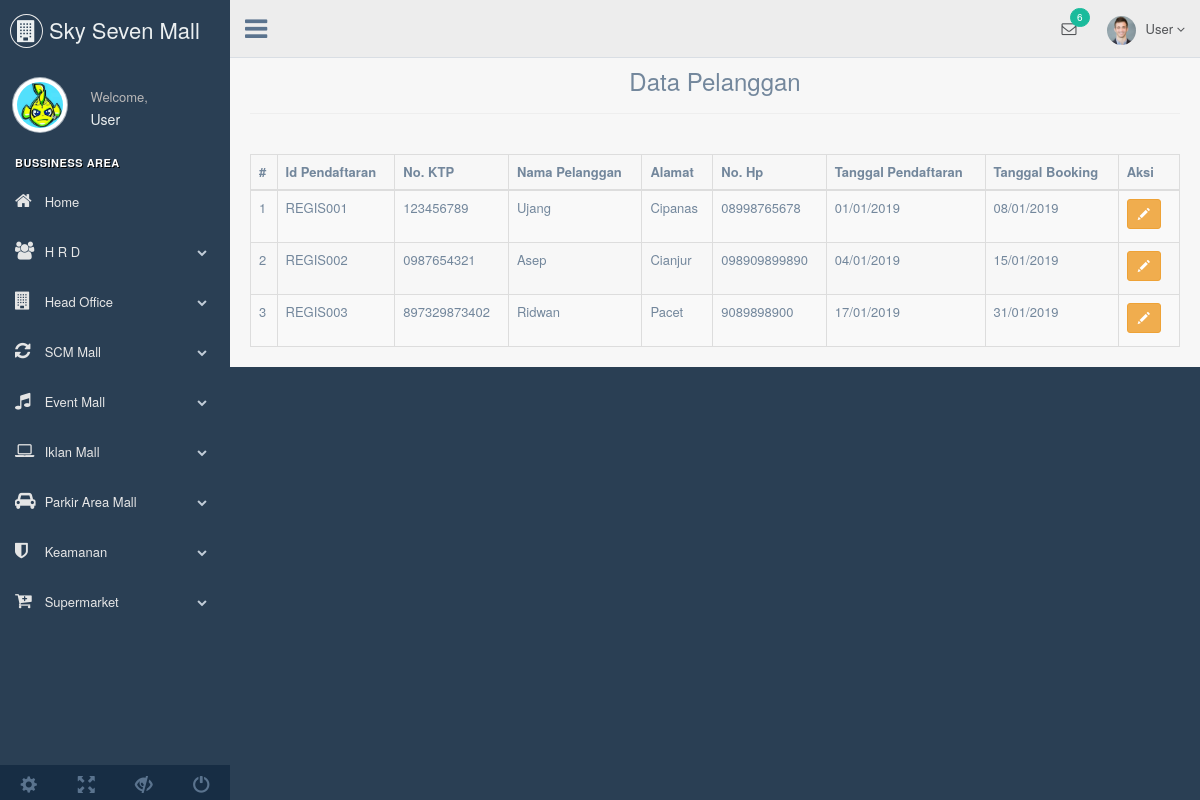
/index.php/pelanggan/lihat_pelanggan, run on the app's committed database.
### tables this page shows
CREATE TABLE `pendaftaran` (
  `Id_Pendaftaran` varchar(10) NOT NULL,
  `No_KTP` varchar(20) NOT NULL,
  `Nama_Pelanggan` varchar(50) NOT NULL,
  `Alamat` varchar(30) NOT NULL,
  `No_HP` varchar(13) NOT NULL,
  `Tgl_Pendaftaran` date NOT NULL,
  `Tgl_Booking` date NOT NULL,
  `Status` varchar(25) NOT NULL,
  `Paket` varchar(10) NOT NULL,
  `Tempat` varchar(10) NOT NULL,
  `Pegawai` varchar(10) NOT NULL
);

### application/controllers/Pelanggan.php (called while the page is built, shortened)
<?php
class Pelanggan extends CI_Controller
{
	function lihat_pelanggan(){
		$data['pelanggan'] = $this->M_give->lihat_data('pendaftaran')->result();
		$this->load->view('header');
		$this->load->view('navbar');
		$this->load->view('Pelanggan/lihat_pelanggan', $data);
		$this->load->view('footer');
	}
}
?>

### index.php (called while the page is built, shortened)
<?php
require_once BASEPATH.'core/CodeIgniter.php';

### application/models/M_give.php (called while the page is built, shortened)
<?php
class M_give extends CI_Model
{
	function lihat_data($table){
		return $this->db->get($table);
	}
}
?>

### application/views/Pelanggan/lihat_pelanggan.php (the view, shortened to what this page needs)
<div class="right_col" role="main">
<div class="page-header">
	<h3 class="text-center">Data Pelanggan</h3>
</div>
<br/>
<div class="table-responsive">
	<table class="table table-bordered table-hover table-striped" id="table-datatable">
		<thead>
			<tr>
				<th>#</th>
				<th>Id Pendaftaran</th>
				<th>No. KTP</th>
				<th>Nama Pelanggan</th>
				<th>Alamat</th>
				<th>No. Hp</th>
				<th>Tanggal Pendaftaran</th>
				<th>Tanggal Booking</th>
				<th>Aksi</th>
			</tr>
		</thead>
		<tbody>
			<?php
			$no = 1;
			foreach($pelanggan as $p){
				?>
				<tr>
					<td><?php echo $no++; ?></td>
					<td><?php echo $p->Id_Pendaftaran ?></td>
					<td><?php echo $p->No_KTP ?></td>
					<td><?php echo $p->Nama_Pelanggan ?></td>
					<td><?php echo $p->Alamat ?></td>
					<td><?php echo $p->No_HP ?></td>
					<td><?php echo date('d/m/Y',strtotime($p->Tgl_Pendaftaran)) ?></td>
					<td><?php echo date('d/m/Y',strtotime($p->Tgl_Booking)) ?></td>
					<td>
						<a class="btn btn-sm btn-warning" href="<?php echo base_url().'Pelanggan/tampil_ubah/'.$p->Id_Pendaftaran; ?>"><span class="glyphicon glyphicon-pencil"></span> </a>
					</td>
				</tr>
				<?php
			}
			?>
		</tbody>
	</table>
</div>

### data on the page
pendaftaran: Id_Pendaftaran "REGIS001", No_KTP "123456789", Nama_Pelanggan "Ujang", Alamat "Cipanas", No_HP "08998765678", Tgl_Pendaftaran "01/01/2019", Tgl_Booking "08/01/2019"
pendaftaran: Id_Pendaftaran "REGIS002", No_KTP "0987654321", Nama_Pelanggan "Asep", Alamat "Cianjur", No_HP "098909899890", Tgl_Pendaftaran "04/01/2019", Tgl_Booking "15/01/2019"
pendaftaran: Id_Pendaftaran "REGIS003", No_KTP "897329873402", Nama_Pelanggan "Ridwan", Alamat "Pacet", No_HP "9089898900", Tgl_Pendaftaran "17/01/2019", Tgl_Booking "31/01/2019"
